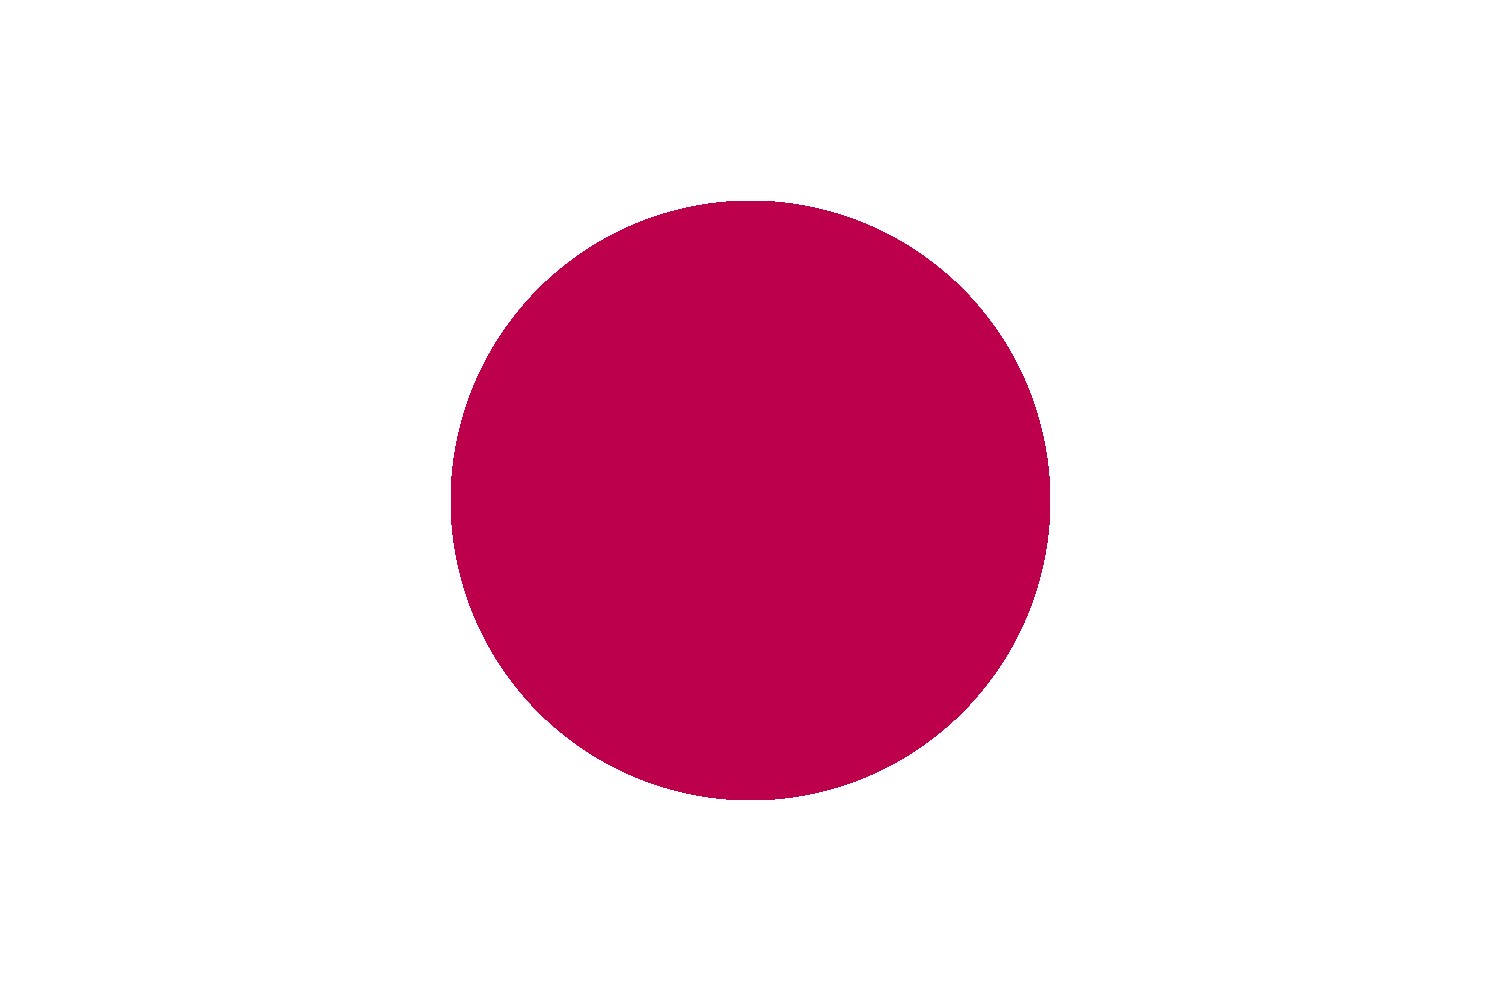

Reproduce this figure in Python.
#!/usr/bin/env python2
# -*- coding: utf-8 -*-
"""
Created on Wed Sep 18 15:13:58 2019

@author: abecassist
"""

import numpy as np
import matplotlib.pyplot as plt
import matplotlib.image as mpg


rouge = np.array([188, 0, 75], dtype = np.uint8)

# Initialisation de l'image. On pourrait aussi creer les 3 plans R, V, B
# et les empiler ensuite avec la fonction stack.
japon = 255*np.ones((1000, 1500, 3), dtype = np.uint8)
#
# Creation des matrices d'indices lignes et colonnes (deja vu)
I, J = np.meshgrid(\
                    np.arange(1000, dtype=np.int64),\
                    np.arange(1500, dtype = np.int64),\
                    indexing = 'ij')
#
# Affectation des couleurs en respectant les conditions :

japon[np.logical_and(True, np.sqrt((500-I)**2+(750-J)**2)<300)] = rouge


#
# Voila le resultat :
plt.imshow(japon)
plt.show() # inutile en interactif
#
# ca merite une sauvegarde :
mpg.imsave('japon.png', japon)
